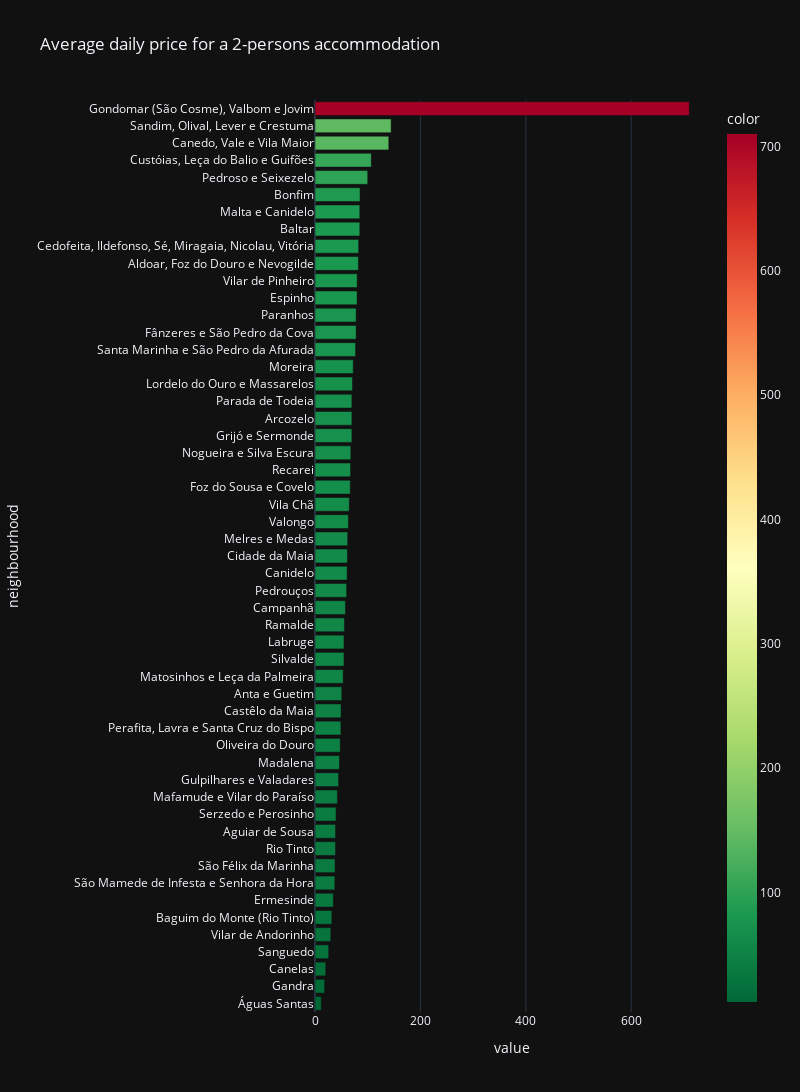

The notebook cell saved with this chart:
### Markdown cell above
_Para comparar "manzanas con manzanas" solo seleccionaremos el tipo de alojamiento más común, que es el alojamiento para 2 personas. Como era de esperar, el alojamiento en el centro de la ciudad es el más caro._

### Code cell
feq = df_distancia[df_distancia['accommodates']==2]
feq = feq.groupby('neighbourhood')['price'].mean().sort_values(ascending=True)

fig = px.bar(feq, orientation='h', width=800, height=1200, color=feq.values,
             color_continuous_scale='RdYlGn_r', labels={'y':'Neighbourhood', 'x':'Average daily price (Euro)'},
             title='Average daily price for a 2-persons accommodation', template='plotly_dark')

fig.update_layout(template='plotly_dark')
fig.show()

### Figure 1 — Plotly figure (JSON) as saved in the notebook; plotly's stock layout.template omitted (floating-point values rounded to 4 significant figures)
{"data": [{"alignmentgroup": "True", "hovertemplate": "value=%{x}<br>neighbourhood=%{y}<br>color=%{marker.color}<extra></extra>", "legendgroup": "", "marker": {"color": [12, 18.33, 20.5, 26, 30, 32, 34.8, 37.7, 38.08, 38.89, 39, 40, 42.53, 44.71, 46.42, 47.86, 49.1, 49.43, 50.83, 53.49, 55, 55, 55.85, 57.74, 60, 60.9, 61.5, 62, 63.33, 65, 67, 67.5, 68, 70, 70, 70, 71.12, 72.5, 77.02, 78, 78.08, 79.81, 80, 82.35, 82.78, 85, 85, 85.47, 100, 106.8, 140, 144.4, 710.2], "coloraxis": "coloraxis", "pattern": {"shape": ""}}, "name": "", "offsetgroup": "", "orientation": "h", "showlegend": false, "textposition": "auto", "type": "bar", "x": [12, 18.33, 20.5, 26, 30, 32, 34.8, 37.7, 38.08, 38.89, 39, 40, 42.53, 44.71, 46.42, 47.86, 49.1, 49.43, 50.83, 53.49, 55, 55, 55.85, 57.74, 60, 60.9, 61.5, 62, 63.33, 65, 67, 67.5, 68, 70, 70, 70, 71.12, 72.5, 77.02, 78, 78.08, 79.81, 80, 82.35, 82.78, 85, 85, 85.47, 100, 106.8, 140, 144.4, 710.2], "xaxis": "x", "y": ["Águas Santas", "Gandra", "Canelas", "Sanguedo", "Vilar de Andorinho", "Baguim do Monte (Rio Tinto)", "Ermesinde", "São Mamede de Infesta e Senhora da Hora", "São Félix da Marinha", "Rio Tinto", "Aguiar de Sousa", "Serzedo e Perosinho", "Mafamude e Vilar do Paraíso", "Gulpilhares e Valadares", "Madalena", "Oliveira do Douro", "Perafita, Lavra e Santa Cruz do Bispo", "Castêlo da Maia", "Anta e Guetim", "Matosinhos e Leça da Palmeira", "Silvalde", "Labruge", "Ramalde", "Campanhã", "Pedrouços", "Canidelo", "Cidade da Maia", "Melres e Medas", "Valongo", "Vila Chã", "Foz do Sousa e Covelo", "Recarei", "Nogueira e Silva Escura", "Grijó e Sermonde", "Arcozelo", "Parada de Todeia", "Lordelo do Ouro e Massarelos", "Moreira", "Santa Marinha e São Pedro da Afurada", "Fânzeres e São Pedro da Cova", "Paranhos", "Espinho", "Vilar de Pinheiro", "Aldoar, Foz do Douro e Nevogilde", "Cedofeita, Ildefonso, Sé, Miragaia, Nicolau, Vitória", "Baltar", "Malta e Canidelo", "Bonfim", "Pedroso e Seixezelo", "Custóias, Leça do Balio e Guifões", "Canedo, Vale e Vila Maior", "Sandim, Olival, Lever e Crestuma", "Gondomar (São Cosme), Valbom e Jovim"], "yaxis": "y"}], "layout": {"barmode": "relative", "coloraxis": {"colorbar": {"title": {"text": "color"}}, "colorscale": [[0, "rgb(0,104,55)"], [0.1, "rgb(26,152,80)"], [0.2, "rgb(102,189,99)"], [0.3, "rgb(166,217,106)"], [0.4, "rgb(217,239,139)"], [0.5, "rgb(255,255,191)"], [0.6, "rgb(254,224,139)"], [0.7, "rgb(253,174,97)"], [0.8, "rgb(244,109,67)"], [0.9, "rgb(215,48,39)"], [1, "rgb(165,0,38)"]]}, "height": 1200, "legend": {"tracegroupgap": 0}, "title": {"text": "Average daily price for a 2-persons accommodation"}, "width": 800, "xaxis": {"anchor": "y", "domain": [0, 1], "title": {"text": "value"}}, "yaxis": {"anchor": "x", "domain": [0, 1], "title": {"text": "neighbourhood"}}}}
